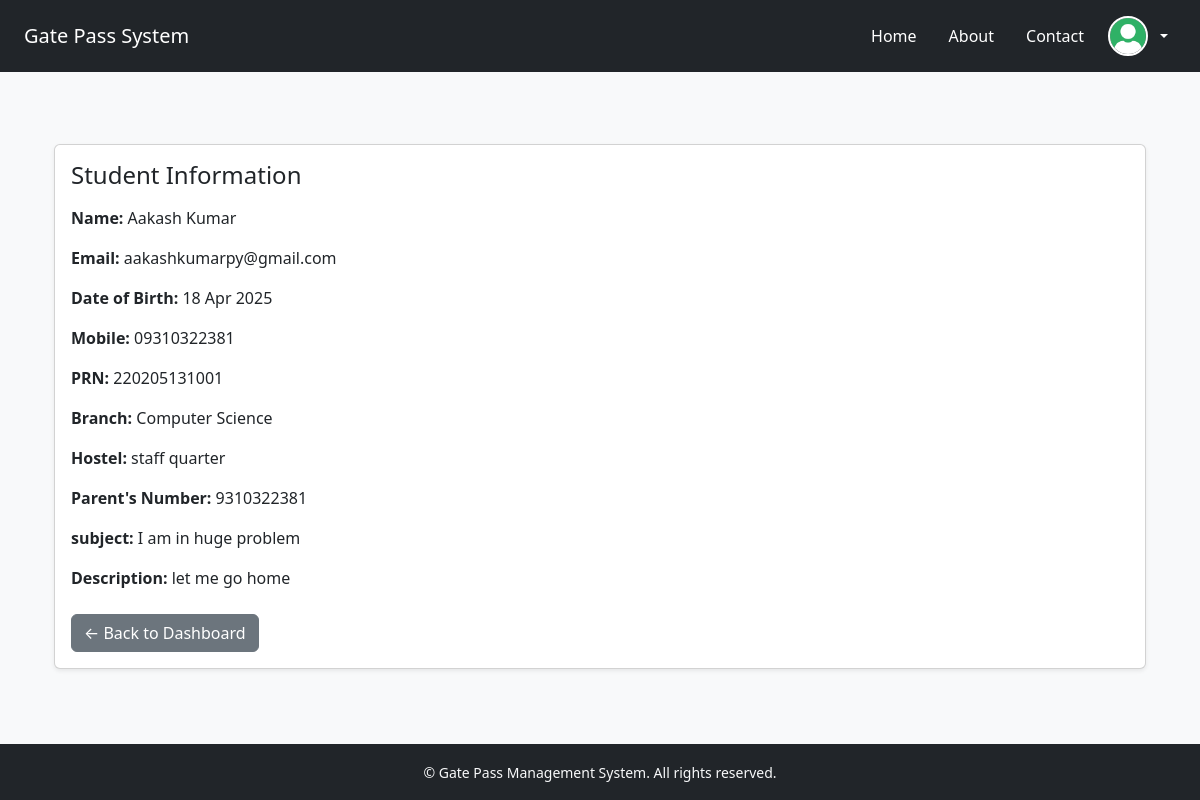
Screenshot of /faculty/view_student/3 (signed in) with the database file from the repository.
### app/models.py (models this page shows)
class User(db.Model, UserMixin):
    id = db.Column(db.Integer, primary_key=True)
    username = db.Column(db.String(50), unique=True, nullable=False)
    email = db.Column(db.String(100), unique=True, nullable=False)
    password = db.Column(db.String(100), nullable=False)
    name = db.Column(db.String(100), nullable=False)
    dob = db.Column(db.Date)
    mobile = db.Column(db.String(15))
    usertype = db.Column(db.String(255))
    photo = db.Column(db.String(255))
    student_profile = db.relationship('Student', backref='user', uselist=False)
    faculty_profile = db.relationship('Faculty', backref='user', uselist=False)

class Student(db.Model):
    id = db.Column(db.Integer, primary_key=True)
    prn = db.Column(db.String(20), unique=True, nullable=False)
    branch = db.Column(db.String(100), nullable=False)
    hostel = db.Column(db.String(100), nullable=False)
    user_id = db.Column(db.Integer, db.ForeignKey('user.id'), nullable=False)
    leave_requests = db.relationship('LeaveRequest', backref='student', lazy=True)

class LeaveRequest(db.Model):
    id = db.Column(db.Integer, primary_key=True)
    student_id = db.Column(db.Integer, db.ForeignKey('student.id'), nullable=False)
    type = db.Column(db.String(50))  # e.g. Medical, Personal, etc.
    subject = db.Column(db.String(100))
    description = db.Column(db.Text)
    starting_date = db.Column(db.Date)
    ending_date = db.Column(db.Date)
    issue_date = db.Column(db.DateTime)
    parents_number = db.Column(db.String(15))
    approvedby_teacher = db.Column(db.String(100))
    approvedby_hod = db.Column(db.String(100))
    approvedby_warden = db.Column(db.String(100))
    final_status = db.Column(db.String(50))  # e.g. Pending, Approved, Rejected

### app/routes/faculty_routes.py (the view)
@faculty_bp.route('/view_student/<int:leave_id>')
@login_required
def view_student(leave_id):
    leave = LeaveRequest.query.get_or_404(leave_id)
    student = leave.student
    user = student.user
    return render_template('faculty/view_student.html', leave=leave, student=student, user=user)

### app/__init__.py (called while the page is built)
@login_manager.user_loader
def load_user(user_id):
    return User.query.get(int(user_id))

### app/templates/faculty/view_student.html (shortened to what this page needs)
{% extends "base.html" %}
{% block content %}
<div class="container py-5">
  <div class="card shadow-sm">
    <div class="card-body">
      <h4 class="mb-3">Student Information</h4>
      <p><strong>Name:</strong> {{ user.name }}</p>
      <p><strong>Email:</strong> {{ user.email }}</p>
      <p><strong>Date of Birth:</strong> {{ user.dob.strftime('%d %b %Y') if user.dob else 'N/A' }}</p>
      <p><strong>Mobile:</strong> {{ user.mobile }}</p>
      <p><strong>PRN:</strong> {{ student.prn }}</p>
      <p><strong>Branch:</strong> {{ student.branch }}</p>
      <p><strong>Hostel:</strong> {{ student.hostel }}</p>
      <p><strong>Parent's Number:</strong> {{ leave.parents_number }}</p>
      <p><strong>subject:</strong> {{ leave.subject }}</p>
      <p><strong>Description:</strong> {{ leave.description }}</p>
      <div class="mt-4">
        <a href="{{ url_for('faculty.faculty_dashboard') }}" class="btn btn-secondary">← Back to Dashboard</a>
      </div>
    </div>
  </div>
</div>
{% endblock %}

### rows the page displays
User: name "Aakash Kumar", email "aakashkumarpy@gmail.com", dob "18 Apr 2025", mobile "09310322381"
Student: prn "220205131001", branch "Computer Science", hostel "staff quarter"
LeaveRequest: parents_number "9310322381", subject "I am in huge problem", description "let me go home"
